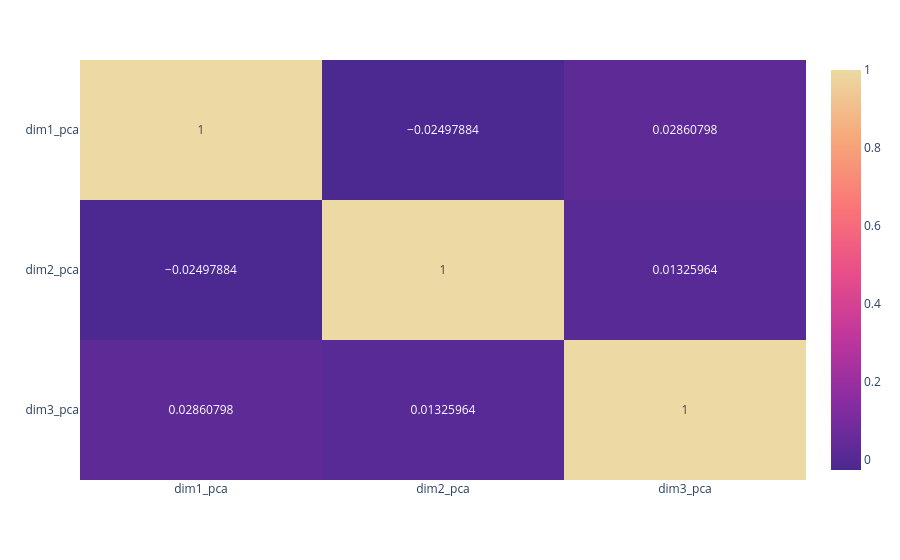

Notebook cell for this chart:
### Code cell
fig_corr

### Figure 1 — Plotly figure (JSON) as saved in the notebook; plotly's stock layout.template omitted (floating-point values rounded to 4 significant figures)
{"data": [{"coloraxis": "coloraxis", "hovertemplate": "x: %{x}<br>y: %{y}<br>color: %{z}<extra></extra>", "name": "0", "texttemplate": "%{z}", "type": "heatmap", "x": ["dim1_pca", "dim2_pca", "dim3_pca"], "xaxis": "x", "y": ["dim1_pca", "dim2_pca", "dim3_pca"], "yaxis": "y", "z": [[1.0, -0.02498, 0.02861], [-0.02498, 1.0, 0.01326], [0.02861, 0.01326, 1.0]]}], "layout": {"coloraxis": {"colorscale": [[0, "rgb(75, 41, 145)"], [0.1667, "rgb(135, 44, 162)"], [0.3333, "rgb(192, 54, 157)"], [0.5, "rgb(234, 79, 136)"], [0.6667, "rgb(250, 120, 118)"], [0.8333, "rgb(246, 169, 122)"], [1, "rgb(237, 217, 163)"]]}, "margin": {"t": 60}, "xaxis": {"anchor": "y", "domain": [0, 1]}, "yaxis": {"anchor": "x", "autorange": "reversed", "domain": [0, 1]}}}
